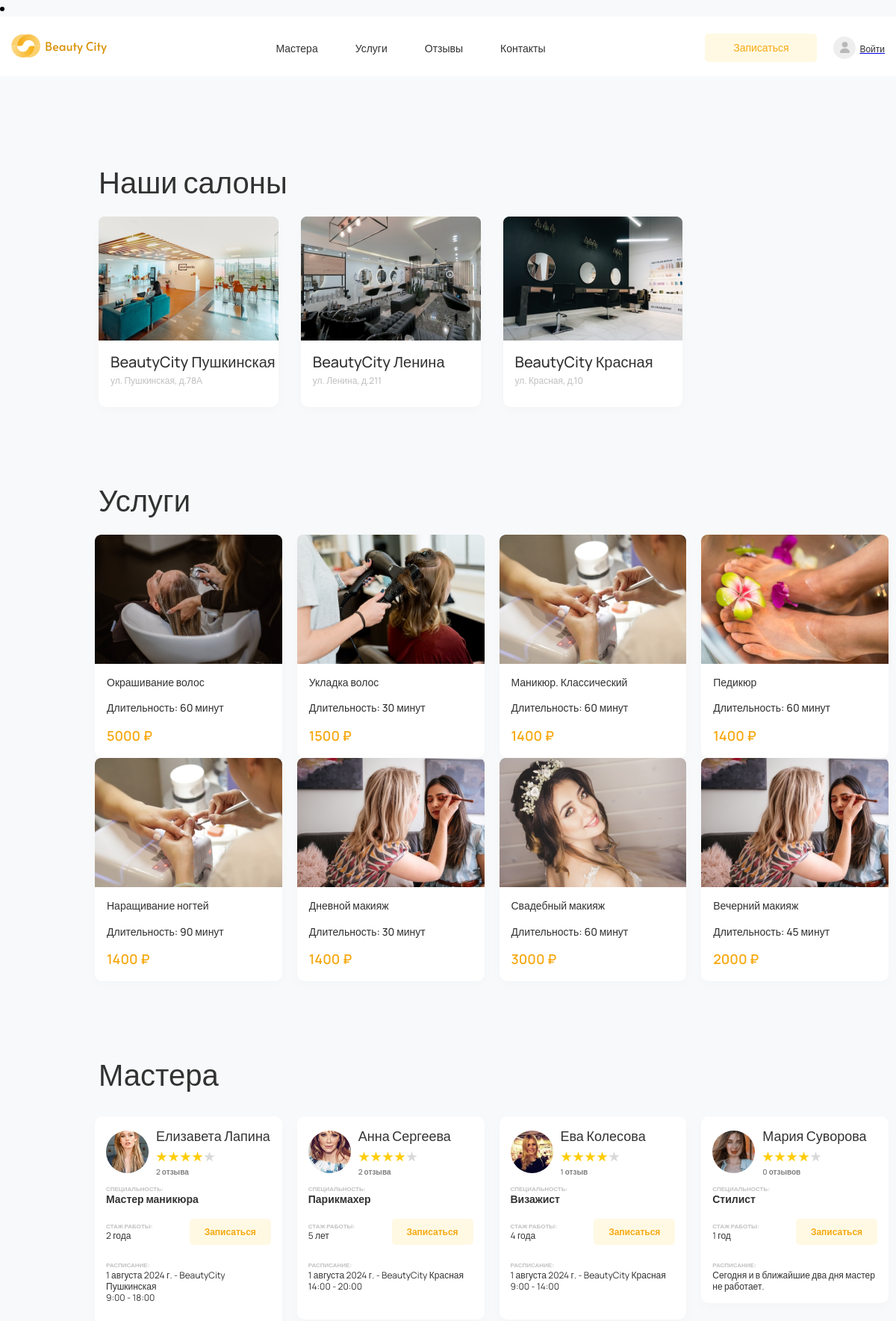
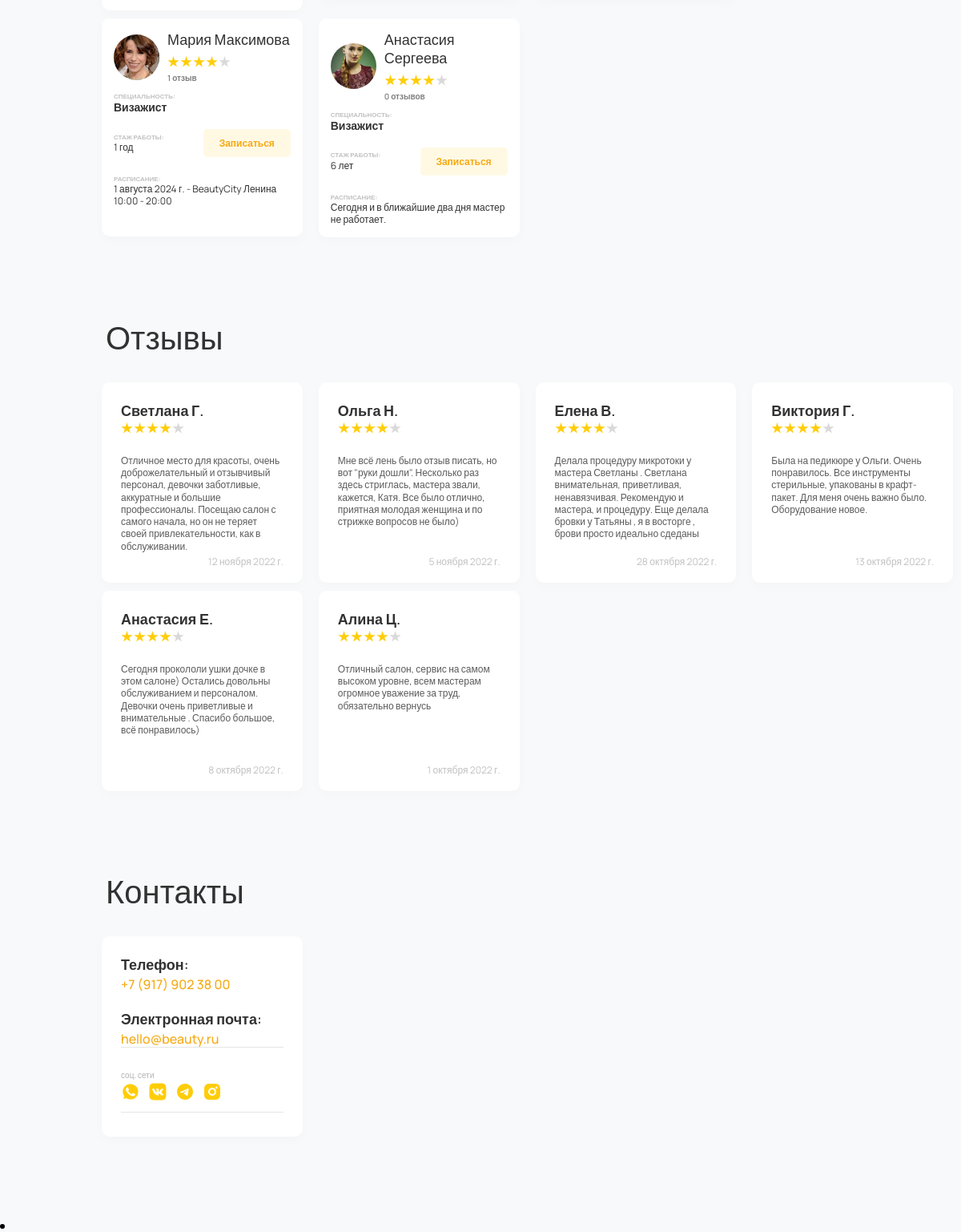
Screenshot of /info (upper part) with the database file from the repository (2 pictures, top to bottom).
### beautycity_app/models.py (models this page shows, shortened)
class Salon(models.Model):
    title = models.CharField(max_length=255, verbose_name='Название')
    address = models.CharField(max_length=255, verbose_name='Адрес')
    masters = models.ManyToManyField('Employee', related_name='salons', verbose_name='Мастера')
    img = ImageAndSvgField(upload_to='img/salons', null=True, blank=True, verbose_name='Изображение')
    class Meta:
        verbose_name = 'Салон'
        verbose_name_plural = 'Салоны'

class Service(models.Model):
    name = models.CharField(max_length=255, verbose_name='Название')
    category = models.ForeignKey('Category', on_delete=models.CASCADE, max_length=255, verbose_name='Категория')
    price = models.DecimalField(max_digits=10, decimal_places=2, validators=[MinValueValidator(100)],
                                verbose_name='Цена')
    duration = models.DurationField(help_text="Продолжительность услуги в формате ЧЧ:ММ:СС",
                                    verbose_name='Длительность')
    img = ImageAndSvgField(upload_to='img/services', null=True, blank=True, verbose_name='Изображение')
    class Meta:
        verbose_name = 'Услуга'
        verbose_name_plural = 'Услуги'

class Employee(models.Model):
    name = models.CharField(max_length=255, verbose_name='Имя')
    position = models.CharField(max_length=255, verbose_name='Специализация')
    services = models.ManyToManyField(Service, verbose_name='Услуги', related_name='employees')
    rating = models.DecimalField(max_digits=3, decimal_places=2,
                                 validators=[MinValueValidator(0.0), MaxValueValidator(5.0)], verbose_name='Рейтинг')
    rating_img = ImageAndSvgField(upload_to='img/employees', null=True, blank=True, default='img/rating.svg',
                                   verbose_name='Изображение рейтинга')
    experience = models.CharField(max_length=255, verbose_name='Опыт')
    photo = ImageAndSvgField(upload_to='img/masters', default='img/masters/all.svg', null=True, blank=True,
                              verbose_name='Фото')
    class Meta:
        verbose_name = 'Мастер'
        verbose_name_plural = 'Мастера'

class EmployeeSchedule(models.Model):
    employee = models.ForeignKey(Employee, on_delete=models.CASCADE, verbose_name='Мастер', related_name='schedule')
    salon = models.ForeignKey(Salon, on_delete=models.CASCADE, verbose_name='Салон')
    date = models.DateField(verbose_name='Дата')
    start_time = models.TimeField(verbose_name='Начало работы')
    end_time = models.TimeField(verbose_name='Конец работы')
    class Meta:
        verbose_name = 'Расписание мастера'
        verbose_name_plural = 'Расписания мастеров'

### appointment/models.py (models this page shows)
class Review(models.Model):
    name = models.CharField(max_length=255, verbose_name='Имя')
    master = models.ForeignKey(
        Employee,
        on_delete=models.CASCADE,
        related_name='reviews',
        verbose_name='Мастер'
    )
    rating = models.DecimalField(max_digits=3, decimal_places=2,
                                 validators=[MinValueValidator(0.0), MaxValueValidator(5.0)], verbose_name='Рейтинг')
    rating_img = models.ImageField(upload_to='img/reviews', null=True, blank=True, default='img/rating.svg',
                                   verbose_name='Изображение рейтинга')
    text = models.TextField(verbose_name='Отзыв')
    date = models.DateField(verbose_name='Дата')
    class Meta:
        verbose_name = 'Отзыв'
        verbose_name_plural = 'Отзывы'

### beautycity_app/views.py (the view)
# urls.py: path('info', views.info, name='info')
def info(request):
    salons = Salon.objects.all()
    services = [{
            'title': service.name,
            'price': f'{round(service.price)} ₽',
            'img': service.img,
            'duration': format_service_duration(service.duration)
        } for service in Service.objects.iterator()]
    masters = [{
        'id': master.id,
        'name': master.name,
        'img': master.photo,
        'review': f'{master.reviews.count()} '
        f'{get_reviews_spelling(master.reviews.count())}',
        'rating_img': master.rating_img,
        'position': master.position,
        'experience': master.experience,
        'schedule': [{
            'date': period.date,
            'salon': period.salon.title,
            'start_time': period.start_time,
            'end_time': period.end_time
        } for period in master.schedule.filter(
            Q(date__gte=datetime.today())
            & ~Q(date__gt=(datetime.today() + timedelta(days=2))))]
    } for master in Employee.objects
        .prefetch_related('reviews', 'schedule')
        .iterator()]
    reviews = Review.objects.all()
    contacts = {'phone_number': '+7 (917) 902 38 00',
                'email': 'hello@beauty.ru'}
    context = {
        'salons': salons,
        'services': services,
        'masters': masters,
        'reviews': reviews,
        'contacts': contacts,
    }
    return render(request, 'info.html', context=context)

### beautycity_app/views.py (called while the page is built)
def get_reviews_spelling(total_reviews: int) -> str:
    word = 'отзыв'
    if total_reviews in (11, 12, 13, 14):
        spelling = word + 'ов'
    elif total_reviews % 10 == 1:
        spelling = word
    elif total_reviews % 10 in (2, 3, 4):
        spelling = word + 'а'
    else:
        spelling = word + 'ов'
    return spelling

def format_service_duration(duration: timedelta) -> str:
    total_minutes = duration.total_seconds() // 60
    if total_minutes in (11, 12, 13, 14):
        spelling = 'минут'
    elif total_minutes % 10 == 1:
        spelling = 'минута'
    elif total_minutes % 10 in (2, 3, 4):
        spelling = 'минуты'
    else:
        spelling = 'минут'
    return f'{round(total_minutes)} {spelling}'

### templates/info.html (shortened to what this page needs)
{% extends 'base.html' %}
{% load static %}
{% block header %}
<li id="start" xmlns="http://www.w3.org/1999/html" xmlns="http://www.w3.org/1999/html">
    {% include 'header.html' %}
    </li>
{% endblock header %}
{% block sections %}
<main style="margin-top: calc(2rem + 85px); margin-left: calc(2rem + 85px);">
    <section id="salons">
		<div class="container">
			<div class="salons pb100">
				<div class="title dec">Наши салоны</div>
				<div class="row">
					{% for salon in salons %}
					<div class="col-6 col-md-4 col-lg-4 col-xl-3">
						<div class="salons__block">
							<img src="{% get_media_prefix %}{{salon.img}}" alt="salon" class="salons__block_img">
							<div class="salons__elems">
								<div class="block__title salons__elems_title">{{ salon.title}}</div>
								<div class="salons__elems_light">{{ salon.address }}</div>
							</div>
						</div>
					</div>
					{% endfor %}
				</div>
			</div>
		</div>
	</section>
    <section id="services">
		<div class="container">
			<div class="services pb100">
				<div class="services__slider_arrows fic">
					<div class="title">Услуги</div>
				</div>
				<div class="row">
					{% for service in services %}
					<div class="col-md-3">
						<div class="cardBlock services__block">
							<img src="{% get_media_prefix %}{{service.img}}" alt="service" class="services__block_img">
							<div class="services__elems">
								<div class="services__elems_title">{{ service.title }}</div>
                                <div class="services__elems_title">Длительность: {{ service.duration }}</div>
								<div class="services__elems_light">{{ service.price }}</div>
							</div>
						</div>
					</div>
					{% endfor %}
				</div>
			</div>
		</div>
	</section>
    <section id="masters">
		<div class="container">
			<div class="masters pb100">
				<div class="masters__slider_arrows fic">
					<div class="title">Мастера</div>
				</div>
				<div class="row">
					{% for master in masters %}
					<div class="col-md-3">
						<div class="cardBlock masters__block">
							<div class="masters__header fic">
								<img src="{% get_media_prefix %}{{ master.img }}" alt="master" class="masters__header_img">
								<div class="masters__header_elmes">
									<div class="masters__header_name">{{ master.name }}</div>
									<img src="{% get_media_prefix %}{{master.rating_img}}" alt="rating" class="masters__header_rating">
									<div class="masters__header_reviews">{{ master.review }}</div>
								</div>
							</div>
							<div class="masters__main">
								<div class="masters__main_speciality">СПЕЦИАЛЬНОСТЬ:</div>
								<div class="masters__main_intro">{{ master.position }}</div>
							</div>
							<div class="masters__footer fic">
								<div class="masters__footer_block">
									<div class="masters__footer_light">СТАЖ РАБОТЫ:</div>
									<div class="masters__footer_num">{{ master.experience }}</div>
								</div>
								<button onclick="location.href='{% url 'appointment:service' %}?master_id={{ master.id }}'" class="masters__footer_btn" >Записаться</button>
							</div>
                            <br>
                            <div class="masters__footer_block">
                                <div class="masters__footer_light">РАСПИСАНИЕ:</div>
                                {% if master.schedule %}
                                    {% for schedule in master.schedule %}
                                        <div class="masters__footer_num">{{schedule.date}} - {{schedule.salon}}<br>{{schedule.start_time}} - {{schedule.end_time}}</div>
                                        <br>
                                    {% endfor %}
                                {% else %}
                                    <div class="masters__footer_num">Сегодня и в ближайшие два дня мастер не работает.</div>
                                {% endif %}
                            </div>
						</div>
					</div>
					{% endfor %}
				</div>
			</div>
		</div>
	</section>
    <section id="reviews">
		<div class="container">
			<div class="reviews pb100">
				<div class="reviews__slider_arrows fic">
					<div class="title">Отзывы</div>
				</div>
				<div class="row">
					{% for review in reviews %}
					<div class="col-md-3">
						<div class="reviews__block">
							<div class="reviews__name">{{ review.name }}</div>
							<img src="{% static review.rating_img %}" alt="rating" class="reviews__header_rating">
							<div class="reviews__block_text">
								{{ review.text }}
							</div>
							<div class="reviews__block_date">{{ review.date }}</div>
						</div>
					</div>
					{% endfor %}
				</div>
			</div>
		</div>
	</section>
    <section id="contacts">
		<div class="container">
			<div class="reviews pb100">
				<div class="reviews__slider_arrows fic">
					<div class="title">Контакты</div>
				</div>
				<div class="row">
					<div class="col-md-3">
						<div class="reviews__block">
							<div class="reviews__name">Телефон:</div>
                            <div class="contacts__info_tel">{{contacts.phone_number}}</div>
                            <br>
							<div class="reviews__name">Электронная почта:</div>
                            <div class="contacts__info_tel">{{contacts.email}}</div>
                            <div class="contacts__social">
								<div class="contacts__social_title">соц. сети</div>
								<div class="contacts__social_block fic">
									<a href=""><img src="{% static 'img/wa.svg' %}" alt="wa" class="contacts__social_icon"></a>
									<a href=""><img src="{% static 'img/vk.svg' %}" alt="vk" class="contacts__social_icon"></a>
									<a href=""><img src="{% static 'img/tg.svg' %}" alt="tg" class="contacts__social_icon"></a>
									<a href=""><img src="{% static 'img/insta.svg' %}" alt="insta" class="contacts__social_icon"></a>
								</div>
							</div>
						</div>
					</div>
				</div>
			</div>
		</div>
	</section>
</main>
{% endblock sections %}
{% block footer %}
    <li id="end">
    </li>
{% endblock footer %}

### staticfiles/css/main.css (style rules this page uses)
* { margin: 0; padding: 0; box-sizing: border-box; font-family: 'Manrope', sans-serif; }
body { font-family: 'Manrope', sans-serif; background: #F8F9FA; }
img { max-width: 100%; }
button { cursor: pointer; }
.container { max-width: 1211px; width: 100%; }
.title { font-weight: 500; font-size: 40px; line-height: 127.52%; margin-bottom: 20px; color: #323232; }
.pb100 { padding-bottom: 100px; }
.fic { display: flex; align-items: center; }
.cardBlock { background: #fff; box-shadow: 0px 5px 15px rgba(0, 0, 0, 0.02); border-radius: 10px; }
.salons__block { border-radius: 10px; background: #fff; box-shadow: 0px 5px 15px rgba(0, 0, 0, 0.02); }
.salons__elems { padding-left: 16px; padding-bottom: 28px; }
.salons__elems_title { margin-top: 11px; margin-bottom: 5px; font-weight: 500; font-size: 20px; line-height: 127.52%; color: #323232; }
.salons__elems_light { font-weight: 500; font-size: 12px; line-height: 127.52%; color: #323232; opacity: 0.3; }
.services .col-md-3 { padding-left: 10px; padding-right: 10px; }
.services__elems { padding-left: 16px; padding-bottom: 18px; }
.services__elems_title { font-weight: 500; font-size: 14px; line-height: 127.52%; margin-top: 11px; margin-bottom: 17px; color: #323232; }
.services__elems_light { font-weight: 600; font-size: 18px; line-height: 127.52%; color: #F6A912; }
.services__slider_arrows { justify-content: space-between; }
.masters .col-md-3 { padding-left: 10px; padding-right: 10px; padding-top: 10px; }
.masters__slider_arrows { justify-content: space-between; }
.masters__block { background: #FFFFFF; box-shadow: 0px 5px 15px rgba(0, 0, 0, 0.02); border-radius: 10px; padding: 15px; }
.masters__header_img { margin-right: 10px; }
.masters__header_name { font-weight: 500; font-size: 18px; line-height: 127.52%; margin-bottom: 8px; color: #323232; }
.masters__header_rating { margin-bottom: 1px; }
.masters__header_reviews { font-weight: 600; font-size: 10px; line-height: 127.52%; color: #000000; opacity: 0.5; }
.masters__main { margin-top: 11px; }
.masters__main_speciality { font-weight: 700; font-size: 8px; line-height: 127.52%; color: rgba(50, 50, 50, 0.3); }
.masters__main_intro { font-weight: 600; font-size: 14px; line-height: 127.52%; margin-bottom: 18px; color: #323232; }
.masters__footer_light { font-weight: 700; font-size: 8px; line-height: 127.52%; color: rgba(50, 50, 50, 0.3); }
.masters__footer_num { font-size: 12px; line-height: 127.52%; color: #323232; }
.masters__footer { justify-content: space-between; }
.masters__footer_btn { width: 109px; height: 35px; display: flex; justify-content: center; align-items: center; background: #FFF9E4; border-radius: 5px; font-weight: 600; font-size: 12px; line-height: 127.52%; border: none; color: #F6A912; }
.reviews .col-md-3 { padding-left: 10px; padding-right: 10px; padding-top: 10px; }
.reviews__slider_arrows { justify-content: space-between; }
.reviews__block { background: #FFFFFF; box-shadow: 0px 5px 15px rgba(0, 0, 0, 0.02); border-radius: 10px; padding: 24px; min-height: 250px; position: relative; }
.reviews__name { font-weight: 600; font-size: 18px; line-height: 127.52%; margin-bottom: 3px; color: #323232; }
.reviews__header_rating { margin-bottom: 20px; }
.reviews__block_text { font-size: 12px; line-height: 127.52%; color: #323232; opacity: 0.8; }
.reviews__block_date { font-size: 12px; line-height: 127.52%; right: 24px; color: #323232; opacity: 0.3; position: absolute; bottom: 19px; }
.contacts__social { padding-top: 28px; padding-bottom: 8px; border-top: 1px solid rgba(0,0,0,.1); border-bottom: 1px solid rgba(0,0,0,.1); }
.contacts__social_title { font-weight: 500; font-size: 10px; line-height: 127.52%; color: #000000; margin-bottom: 2px; opacity: 0.3; }
.contacts__social_icon { margin-right: 10px; }
.contacts__info_tel { font-weight: 500; font-size: 16px; line-height: 127.52%; display: block; text-decoration: none; color: #F6A912; }

### rows the page displays
Salon: img (picture), title "BeautyCity Пушкинская", address "ул. Пушкинская, д.78А", salon "BeautyCity Пушкинская"
Salon: img (picture), title "BeautyCity Ленина", address "ул. Ленина, д.211", salon "BeautyCity Ленина"
Salon: img (picture), title "BeautyCity Красная", address "ул. Красная, д.10", salon "BeautyCity Красная" "BeautyCity Красная"
Service: img (picture), title "Окрашивание волос"
Service: img (picture), title "Укладка волос"
Service: img (picture), title "Маникюр. Классический"
Service: img (picture), title "Педикюр"
Service: img (picture), title "Наращивание ногтей"
Service: img (picture), title "Дневной макияж"
Service: img (picture), title "Свадебный макияж"
Service: img (picture), title "Вечерний макияж"
Employee: img (picture), name "Елизавета Лапина", rating_img (picture), position "Мастер маникюра", experience "2 года"
EmployeeSchedule: date "1 августа 2024 г.", start_time "9:00", end_time "18:00"
Employee: img (picture), name "Анна Сергеева", rating_img (picture), position "Парикмахер", experience "5 лет"
EmployeeSchedule: date "1 августа 2024 г.", start_time "14:00", end_time "20:00"
Employee: img (picture), name "Ева Колесова", rating_img (picture), position "Визажист", experience "4 года"
EmployeeSchedule: date "1 августа 2024 г.", start_time "9:00", end_time "14:00"
Employee: img (picture), name "Мария Суворова", rating_img (picture), position "Стилист", experience "1 год"
Employee: img (picture), name "Мария Максимова", rating_img (picture), position "Визажист", experience "1 год"
EmployeeSchedule: date "1 августа 2024 г.", start_time "10:00", end_time "20:00"
Employee: img (picture), name "Анастасия Сергеева", rating_img (picture), position "Визажист", experience "6 лет"
Review: name "Светлана Г.", rating_img (picture), text "Отличное место для красоты, очень доброжелательный и отзывчивый персонал, девочки заботливые, аккуратные и большие профессионалы. Посещаю салон с самого начала, но он не теряет своей привлекательности, как в обслуживании.", date "12 ноября 2022 г."
Review: name "Ольга Н.", rating_img (picture), text "Мне всё лень было отзыв писать, но вот \"руки дошли\". Несколько раз здесь стриглась, мастера звали, кажется, Катя. Все было отлично, приятная молодая женщина и по стрижке вопросов не было)", date "5 ноября 2022 г."
Review: name "Елена В.", rating_img (picture), text "Делала процедуру микротоки у мастера Светланы . Светлана внимательная, приветливая, ненавязчивая. Рекомендую и мастера, и процедуру. Еще делала бровки у Татьяны , я в восторге , брови просто идеально сдеданы", date "28 октября 2022 г."
Review: name "Виктория Г.", rating_img (picture), text "Была на педикюре у Ольги. Очень понравилось. Все инструменты стерильные, упакованы в крафт-пакет. Для меня очень важно было. Оборудование новое.", date "13 октября 2022 г."
Review: name "Анастасия Е.", rating_img (picture), text "Сегодня прокололи ушки дочке в этом салоне) Остались довольны обслуживанием и персоналом. Девочки очень приветливые и внимательные . Спасибо большое, всё понравилось)", date "8 октября 2022 г."
Review: name "Алина Ц.", rating_img (picture), text "Отличный салон, сервис на самом высоком уровне, всем мастерам огромное уважение за труд, обязательно вернусь", date "1 октября 2022 г."

### other values shown
{{ service.duration }} "60 минут" "30 минут" "60 минут" "60 минут" "90 минут" "30 минут" "60 минут" "45 минут"
{{ service.price }} "5000 ₽" "1500 ₽" "1400 ₽" "1400 ₽" "1400 ₽" "1400 ₽" "3000 ₽" "2000 ₽"
{{ master.review }} "2 отзыва" "2 отзыва" "1 отзыв" "0 отзывов" "1 отзыв" "0 отзывов"
{{ contacts.phone_number }} "+7 (917) 902 38 00"
{{ contacts.email }} "hello@beauty.ru"
